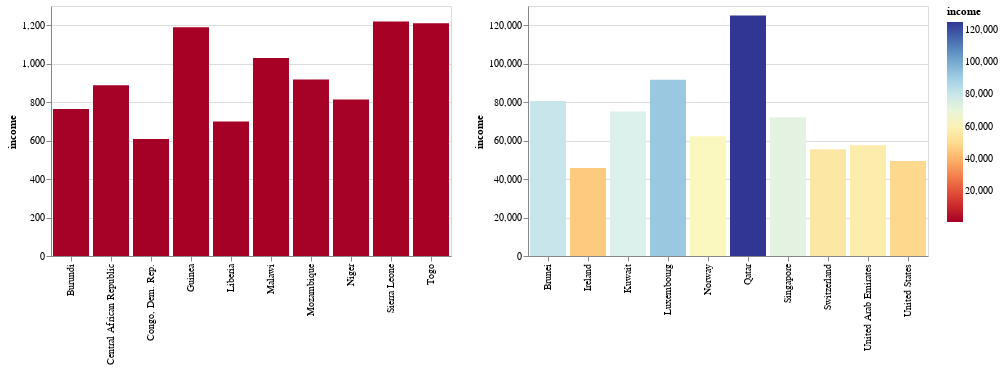

This figure's notebook cell:
### Markdown cell above
### Extremal countries:

### Code cell
def plot_extrema(df, feature):
    lowest = df.sort_values(feature).head(10)
    highest = df.sort_values(feature, ascending=False).head(10)
    
    # Create bar plots for lowest and highest values
    lowest_plot = alt.Chart(lowest).mark_bar().encode(
        x=alt.X('country:N', title=None),
        y=alt.Y(f'{feature}:Q', title=feature),
        color=alt.Color(f'{feature}:Q', scale=alt.Scale(scheme='redyellowblue'))
    ).properties(
        width=400,
        height=250
    )

    highest_plot = alt.Chart(highest).mark_bar().encode(
        x=alt.X('country:N', title=None),
        y=alt.Y(f'{feature}:Q', title=feature),
        color=alt.Color(f'{feature}:Q', scale=alt.Scale(scheme='redyellowblue'))
    ).properties(
        width=400,
        height=250
    )

    # Combine the plots and adjust axis properties
    combined_plots = alt.hconcat(lowest_plot, highest_plot)
    combined_plots.configure_axis(labelAngle=90).configure_view(stroke=None)

    # Show the plot
    return combined_plots

plot_extrema(countries_df.reset_index(), 'income')

### Figure 1 — Vega-Lite specification as saved in the notebook (floating-point values rounded to 4 significant figures)
{"config": {"view": {"continuousWidth": 400, "continuousHeight": 300}}, "hconcat": [{"data": {"name": "data-ea14756e31982b9af6242b84179e0f59"}, "mark": "bar", "encoding": {"color": {"field": "income", "scale": {"scheme": "redyellowblue"}, "type": "quantitative"}, "x": {"field": "country", "title": null, "type": "nominal"}, "y": {"field": "income", "title": "income", "type": "quantitative"}}, "height": 250, "width": 400}, {"data": {"name": "data-047e33ab5063def47a71eb0dfd42cb2c"}, "mark": "bar", "encoding": {"color": {"field": "income", "scale": {"scheme": "redyellowblue"}, "type": "quantitative"}, "x": {"field": "country", "title": null, "type": "nominal"}, "y": {"field": "income", "title": "income", "type": "quantitative"}}, "height": 250, "width": 400}], "$schema": "https://vega.github.io/schema/vega-lite/v4.17.0.json", "datasets": {"data-ea14756e31982b9af6242b84179e0f59": [{"country": "Congo, Dem. Rep.", "child_mort": 116.0, "exports": 41.1, "health": 7.91, "imports": 49.6, "income": 609, "inflation": 20.8, "life_expec": 57.5, "total_fer": 6.54, "gdpp": 334}, {"country": "Liberia", "child_mort": 89.3, "exports": 19.1, "health": 11.8, "imports": 92.6, "income": 700, "inflation": 5.47, "life_expec": 60.8, "total_fer": 5.02, "gdpp": 327}, {"country": "Burundi", "child_mort": 93.6, "exports": 8.92, "health": 11.6, "imports": 39.2, "income": 764, "inflation": 12.3, "life_expec": 57.7, "total_fer": 6.26, "gdpp": 231}, {"country": "Niger", "child_mort": 123.0, "exports": 22.2, "health": 5.16, "imports": 49.1, "income": 814, "inflation": 2.55, "life_expec": 58.8, "total_fer": 7.49, "gdpp": 348}, {"country": "Central African Republic", "child_mort": 149.0, "exports": 11.8, "health": 3.98, "imports": 26.5, "income": 888, "inflation": 2.01, "life_expec": 47.5, "total_fer": 5.21, "gdpp": 446}, {"country": "Mozambique", "child_mort": 101.0, "exports": 31.5, "health": 5.21, "imports": 46.2, "income": 918, "inflation": 7.64, "life_expec": 54.5, "total_fer": 5.56, "gdpp": 419}, {"country": "Malawi", "child_mort": 90.5, "exports": 22.8, "health": 6.59, "imports": 34.9, "income": 1030, "inflation": 12.1, "life_expec": 53.1, "total_fer": 5.31, "gdpp": 459}, {"country": "Guinea", "child_mort": 109.0, "exports": 30.3, "health": 4.93, "imports": 43.2, "income": 1190, "inflation": 16.1, "life_expec": 58.0, "total_fer": 5.34, "gdpp": 648}, {"country": "Togo", "child_mort": 90.3, "exports": 40.2, "health": 7.65, "imports": 57.3, "income": 1210, "inflation": 1.18, "life_expec": 58.7, "total_fer": 4.87, "gdpp": 488}, {"country": "Sierra Leone", "child_mort": 160.0, "exports": 16.8, "health": 13.1, "imports": 34.5, "income": 1220, "inflation": 17.2, "life_expec": 55.0, "total_fer": 5.2, "gdpp": 399}], "data-047e33ab5063def47a71eb0dfd42cb2c": [{"country": "Qatar", "child_mort": 9.0, "exports": 62.3, "health": 1.81, "imports": 23.8, "income": 125000, "inflation": 6.98, "life_expec": 79.5, "total_fer": 2.07, "gdpp": 70300}, {"country": "Luxembourg", "child_mort": 2.8, "exports": 175.0, "health": 7.77, "imports": 142.0, "income": 91700, "inflation": 3.62, "life_expec": 81.3, "total_fer": 1.63, "gdpp": 105000}, {"country": "Brunei", "child_mort": 10.5, "exports": 67.4, "health": 2.84, "imports": 28.0, "income": 80600, "inflation": 16.7, "life_expec": 77.1, "total_fer": 1.84, "gdpp": 35300}, {"country": "Kuwait", "child_mort": 10.8, "exports": 66.7, "health": 2.63, "imports": 30.4, "income": 75200, "inflation": 11.2, "life_expec": 78.2, "total_fer": 2.21, "gdpp": 38500}, {"country": "Singapore", "child_mort": 2.8, "exports": 200.0, "health": 3.96, "imports": 174.0, "income": 72100, "inflation": -0.046, "life_expec": 82.7, "total_fer": 1.15, "gdpp": 46600}, {"country": "Norway", "child_mort": 3.2, "exports": 39.7, "health": 9.48, "imports": 28.5, "income": 62300, "inflation": 5.95, "life_expec": 81.0, "total_fer": 1.95, "gdpp": 87800}, {"country": "United Arab Emirates", "child_mort": 8.6, "exports": 77.7, "health": 3.66, "imports": 63.6, "income": 57600, "inflation": 12.5, "life_expec": 76.5, "total_fer": 1.87, "gdpp": 35000}, {"country": "Switzerland", "child_mort": 4.5, "exports": 64.0, "health": 11.5, "imports": 53.3, "income": 55500, "inflation": 0.317, "life_expec": 82.2, "total_fer": 1.52, "gdpp": 74600}, {"country": "United States", "child_mort": 7.3, "exports": 12.4, "health": 17.9, "imports": 15.8, "income": 49400, "inflation": 1.22, "life_expec": 78.7, "total_fer": 1.93, "gdpp": 48400}, {"country": "Ireland", "child_mort": 4.2, "exports": 103.0, "health": 9.19, "imports": 86.5, "income": 45700, "inflation": -3.22, "life_expec": 80.4, "total_fer": 2.05, "gdpp": 48700}]}}
